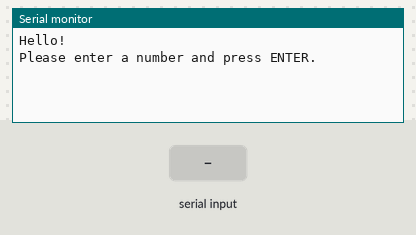
Bench run of a sketch on a simulated Arduino Uno, built with avr-gcc and run on an emulated ATmega328P. On the bench: the last lines printed to the serial monitor. The test bench sets the inputs (shaded band).

Above: at 1.2 s.
1.3 s: "90,45\n" received over Serial
At 2.9 s:
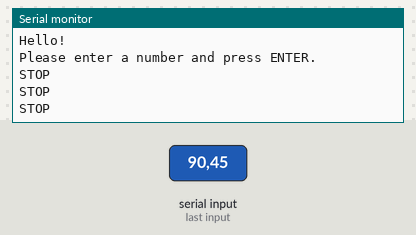
3.8 s: "300\n" received over Serial
At 4.6 s:
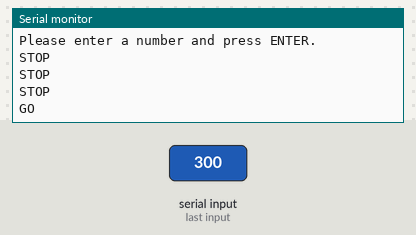

Measured:
- after the input at 1.3 s, the serial monitor: prints a new line at once (image 1)
- after the input at 3.8 s, the serial monitor: prints a new line at once (image 2)

The sketch:

task2.ino
```cpp
void setup() {
    Serial.begin(9600);
    Serial.println("Hello!");
    Serial.println("Please enter a number and press ENTER.");
}

void loop() {
      if (Serial.available()){
      int (m) = Serial.parseInt();
      if (m == 300){
      Serial.println("GO");
      }
      if (m > 300){
        Serial.println("STOP");
      }
      if (m < 300){
      Serial.println("STOP");
      }
      }
}
```
